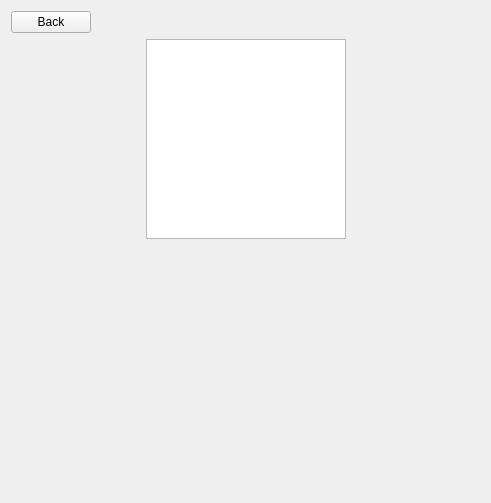
<?xml version="1.0" encoding="UTF-8"?>
<ui version="4.0">
 <class>MazeViewing</class>
 <widget class="QWidget" name="MazeViewing">
  <property name="geometry">
   <rect>
    <x>0</x>
    <y>0</y>
    <width>491</width>
    <height>503</height>
   </rect>
  </property>
  <property name="sizePolicy">
   <sizepolicy hsizetype="Minimum" vsizetype="Minimum">
    <horstretch>0</horstretch>
    <verstretch>0</verstretch>
   </sizepolicy>
  </property>
  <property name="windowTitle">
   <string>Form</string>
  </property>
  <layout class="QVBoxLayout" name="verticalLayout">
   <item>
    <layout class="QHBoxLayout" name="horizontalLayout">
     <item alignment="Qt::AlignTop">
      <widget class="QPushButton" name="backButton">
       <property name="sizePolicy">
        <sizepolicy hsizetype="Fixed" vsizetype="Fixed">
         <horstretch>0</horstretch>
         <verstretch>0</verstretch>
        </sizepolicy>
       </property>
       <property name="text">
        <string>Back</string>
       </property>
      </widget>
     </item>
     <item>
      <spacer name="horizontalSpacer">
       <property name="orientation">
        <enum>Qt::Horizontal</enum>
       </property>
       <property name="sizeHint" stdset="0">
        <size>
         <width>0</width>
         <height>20</height>
        </size>
       </property>
      </spacer>
     </item>
    </layout>
   </item>
   <item>
    <layout class="QHBoxLayout" name="horizontalLayout_2">
     <property name="spacing">
      <number>0</number>
     </property>
     <item>
      <spacer name="horizontalSpacer_2">
       <property name="orientation">
        <enum>Qt::Horizontal</enum>
       </property>
       <property name="sizeType">
        <enum>QSizePolicy::Expanding</enum>
       </property>
       <property name="sizeHint" stdset="0">
        <size>
         <width>0</width>
         <height>0</height>
        </size>
       </property>
      </spacer>
     </item>
     <item alignment="Qt::AlignHCenter|Qt::AlignVCenter">
      <widget class="MazeViewer" name="graphicsView">
       <property name="sizePolicy">
        <sizepolicy hsizetype="Maximum" vsizetype="Maximum">
         <horstretch>0</horstretch>
         <verstretch>0</verstretch>
        </sizepolicy>
       </property>
       <property name="minimumSize">
        <size>
         <width>200</width>
         <height>200</height>
        </size>
       </property>
       <property name="verticalScrollBarPolicy">
        <enum>Qt::ScrollBarAlwaysOff</enum>
       </property>
       <property name="horizontalScrollBarPolicy">
        <enum>Qt::ScrollBarAlwaysOff</enum>
       </property>
       <property name="sizeAdjustPolicy">
        <enum>QAbstractScrollArea::AdjustToContents</enum>
       </property>
       <property name="backgroundBrush">
        <brush brushstyle="SolidPattern">
         <color alpha="255">
          <red>255</red>
          <green>255</green>
          <blue>255</blue>
         </color>
        </brush>
       </property>
      </widget>
     </item>
     <item>
      <spacer name="horizontalSpacer_3">
       <property name="orientation">
        <enum>Qt::Horizontal</enum>
       </property>
       <property name="sizeType">
        <enum>QSizePolicy::Expanding</enum>
       </property>
       <property name="sizeHint" stdset="0">
        <size>
         <width>0</width>
         <height>0</height>
        </size>
       </property>
      </spacer>
     </item>
    </layout>
   </item>
   <item>
    <spacer name="verticalSpacer">
     <property name="orientation">
      <enum>Qt::Vertical</enum>
     </property>
     <property name="sizeType">
      <enum>QSizePolicy::MinimumExpanding</enum>
     </property>
     <property name="sizeHint" stdset="0">
      <size>
       <width>10</width>
       <height>0</height>
      </size>
     </property>
    </spacer>
   </item>
  </layout>
 </widget>
 <customwidgets>
  <customwidget>
   <class>MazeViewer</class>
   <extends>QGraphicsView</extends>
   <header>MazeViewer.h</header>
  </customwidget>
 </customwidgets>
 <resources/>
 <connections/>
</ui>
